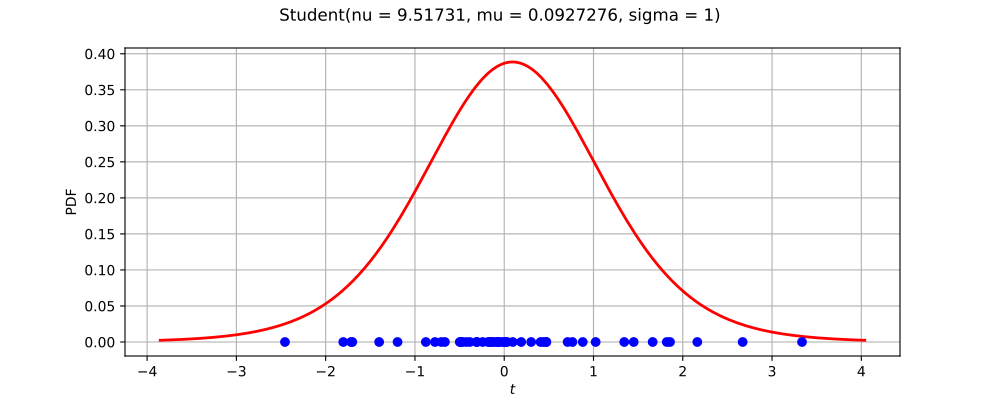

Python code for this plot:
import openturns as ot
from matplotlib import pyplot as plt
from openturns.viewer import View
ot.RandomGenerator.SetSeed(0)
factory = ot.StudentFactory()
ref = factory.build()
dimension = ref.getDimension()
if dimension <= 2:
    sample = ref.getSample(50)
    distribution = factory.build(sample)
    if dimension == 1:
        distribution.setDescription(['$t$'])
        pdf_graph = distribution.drawPDF(256)
        cloud = ot.Cloud(sample, ot.NumericalSample(sample.getSize(), 1))
        cloud.setColor('blue')
        cloud.setPointStyle('fcircle')
        pdf_graph.add(cloud)
        fig = plt.figure(figsize=(10, 4))
        plt.suptitle(str(distribution))
        pdf_axis = fig.add_subplot(111)
        View(pdf_graph, figure=fig, axes=[pdf_axis], add_legend=False)
    else:
        sample = ref.getSample(500)
        distribution.setDescription(['$t_0$', '$t_1$'])
        pdf_graph = distribution.drawPDF([256]*2)
        cloud = ot.Cloud(sample)
        cloud.setColor('red')
        cloud.setPointStyle('fcircle')
        pdf_graph.add(cloud)
        fig = plt.figure(figsize=(10, 4))
        plt.suptitle(str(distribution))
        pdf_axis = fig.add_subplot(111)
        View(pdf_graph, figure=fig, axes=[pdf_axis], add_legend=False)
